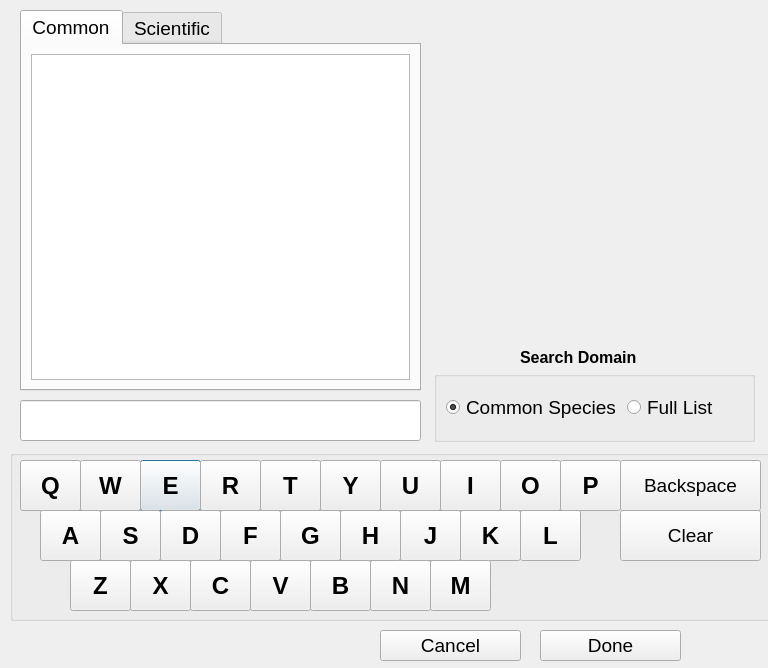
<?xml version="1.0" encoding="UTF-8"?>
<ui version="4.0">
 <class>Dialog</class>
 <widget class="QDialog" name="Dialog">
  <property name="geometry">
   <rect>
    <x>0</x>
    <y>0</y>
    <width>768</width>
    <height>668</height>
   </rect>
  </property>
  <property name="windowTitle">
   <string>Choose Species</string>
  </property>
  <widget class="QLineEdit" name="le_species">
   <property name="geometry">
    <rect>
     <x>20</x>
     <y>400</y>
     <width>401</width>
     <height>41</height>
    </rect>
   </property>
   <property name="font">
    <font>
     <pointsize>14</pointsize>
    </font>
   </property>
  </widget>
  <widget class="QTabWidget" name="nameTab">
   <property name="geometry">
    <rect>
     <x>20</x>
     <y>10</y>
     <width>401</width>
     <height>381</height>
    </rect>
   </property>
   <property name="font">
    <font>
     <pointsize>14</pointsize>
    </font>
   </property>
   <property name="currentIndex">
    <number>0</number>
   </property>
   <widget class="QWidget" name="tab">
    <attribute name="title">
     <string>Common</string>
    </attribute>
    <layout class="QHBoxLayout" name="horizontalLayout_4">
     <item>
      <widget class="QListWidget" name="lw_com">
       <property name="font">
        <font>
         <pointsize>14</pointsize>
        </font>
       </property>
       <property name="editTriggers">
        <set>QAbstractItemView::NoEditTriggers</set>
       </property>
      </widget>
     </item>
    </layout>
   </widget>
   <widget class="QWidget" name="tab_2">
    <attribute name="title">
     <string>Scientific</string>
    </attribute>
    <layout class="QHBoxLayout" name="horizontalLayout_2">
     <item>
      <widget class="QListWidget" name="lw_sci">
       <property name="font">
        <font>
         <pointsize>14</pointsize>
        </font>
       </property>
      </widget>
     </item>
    </layout>
   </widget>
  </widget>
  <widget class="QLabel" name="picLabel">
   <property name="geometry">
    <rect>
     <x>436</x>
     <y>99</y>
     <width>331</width>
     <height>211</height>
    </rect>
   </property>
   <property name="frameShape">
    <enum>QFrame::NoFrame</enum>
   </property>
   <property name="frameShadow">
    <enum>QFrame::Plain</enum>
   </property>
   <property name="text">
    <string/>
   </property>
  </widget>
  <widget class="QGroupBox" name="groupBox">
   <property name="geometry">
    <rect>
     <x>10</x>
     <y>450</y>
     <width>761</width>
     <height>171</height>
    </rect>
   </property>
   <property name="minimumSize">
    <size>
     <width>621</width>
     <height>0</height>
    </size>
   </property>
   <property name="title">
    <string/>
   </property>
   <widget class="QPushButton" name="E_Btn">
    <property name="geometry">
     <rect>
      <x>130</x>
      <y>10</y>
      <width>61</width>
      <height>51</height>
     </rect>
    </property>
    <property name="font">
     <font>
      <pointsize>18</pointsize>
      <weight>75</weight>
      <bold>true</bold>
     </font>
    </property>
    <property name="text">
     <string>E</string>
    </property>
   </widget>
   <widget class="QPushButton" name="I_Btn">
    <property name="geometry">
     <rect>
      <x>430</x>
      <y>10</y>
      <width>61</width>
      <height>51</height>
     </rect>
    </property>
    <property name="font">
     <font>
      <pointsize>18</pointsize>
      <weight>75</weight>
      <bold>true</bold>
     </font>
    </property>
    <property name="text">
     <string>I</string>
    </property>
   </widget>
   <widget class="QPushButton" name="O_Btn">
    <property name="geometry">
     <rect>
      <x>490</x>
      <y>10</y>
      <width>61</width>
      <height>51</height>
     </rect>
    </property>
    <property name="font">
     <font>
      <pointsize>18</pointsize>
      <weight>75</weight>
      <bold>true</bold>
     </font>
    </property>
    <property name="text">
     <string>O</string>
    </property>
   </widget>
   <widget class="QPushButton" name="U_Btn">
    <property name="geometry">
     <rect>
      <x>370</x>
      <y>10</y>
      <width>61</width>
      <height>51</height>
     </rect>
    </property>
    <property name="font">
     <font>
      <pointsize>18</pointsize>
      <weight>75</weight>
      <bold>true</bold>
     </font>
    </property>
    <property name="text">
     <string>U</string>
    </property>
   </widget>
   <widget class="QPushButton" name="N_Btn">
    <property name="geometry">
     <rect>
      <x>360</x>
      <y>110</y>
      <width>61</width>
      <height>51</height>
     </rect>
    </property>
    <property name="font">
     <font>
      <pointsize>18</pointsize>
      <weight>75</weight>
      <bold>true</bold>
     </font>
    </property>
    <property name="text">
     <string>N</string>
    </property>
   </widget>
   <widget class="QPushButton" name="D_Btn">
    <property name="geometry">
     <rect>
      <x>150</x>
      <y>60</y>
      <width>61</width>
      <height>51</height>
     </rect>
    </property>
    <property name="font">
     <font>
      <pointsize>18</pointsize>
      <weight>75</weight>
      <bold>true</bold>
     </font>
    </property>
    <property name="text">
     <string>D</string>
    </property>
   </widget>
   <widget class="QPushButton" name="G_Btn">
    <property name="geometry">
     <rect>
      <x>270</x>
      <y>60</y>
      <width>61</width>
      <height>51</height>
     </rect>
    </property>
    <property name="font">
     <font>
      <pointsize>18</pointsize>
      <weight>75</weight>
      <bold>true</bold>
     </font>
    </property>
    <property name="text">
     <string>G</string>
    </property>
   </widget>
   <widget class="QPushButton" name="K_Btn">
    <property name="geometry">
     <rect>
      <x>450</x>
      <y>60</y>
      <width>61</width>
      <height>51</height>
     </rect>
    </property>
    <property name="font">
     <font>
      <pointsize>18</pointsize>
      <weight>75</weight>
      <bold>true</bold>
     </font>
    </property>
    <property name="text">
     <string>K</string>
    </property>
   </widget>
   <widget class="QPushButton" name="R_Btn">
    <property name="geometry">
     <rect>
      <x>190</x>
      <y>10</y>
      <width>61</width>
      <height>51</height>
     </rect>
    </property>
    <property name="font">
     <font>
      <pointsize>18</pointsize>
      <weight>75</weight>
      <bold>true</bold>
     </font>
    </property>
    <property name="text">
     <string>R</string>
    </property>
   </widget>
   <widget class="QPushButton" name="F_Btn">
    <property name="geometry">
     <rect>
      <x>210</x>
      <y>60</y>
      <width>61</width>
      <height>51</height>
     </rect>
    </property>
    <property name="font">
     <font>
      <pointsize>18</pointsize>
      <weight>75</weight>
      <bold>true</bold>
     </font>
    </property>
    <property name="text">
     <string>F</string>
    </property>
   </widget>
   <widget class="QPushButton" name="P_Btn">
    <property name="geometry">
     <rect>
      <x>550</x>
      <y>10</y>
      <width>61</width>
      <height>51</height>
     </rect>
    </property>
    <property name="font">
     <font>
      <pointsize>18</pointsize>
      <weight>75</weight>
      <bold>true</bold>
     </font>
    </property>
    <property name="text">
     <string>P</string>
    </property>
   </widget>
   <widget class="QPushButton" name="Q_Btn">
    <property name="geometry">
     <rect>
      <x>10</x>
      <y>10</y>
      <width>61</width>
      <height>51</height>
     </rect>
    </property>
    <property name="font">
     <font>
      <pointsize>18</pointsize>
      <weight>75</weight>
      <bold>true</bold>
     </font>
    </property>
    <property name="text">
     <string>Q</string>
    </property>
   </widget>
   <widget class="QPushButton" name="T_Btn">
    <property name="geometry">
     <rect>
      <x>250</x>
      <y>10</y>
      <width>61</width>
      <height>51</height>
     </rect>
    </property>
    <property name="font">
     <font>
      <pointsize>18</pointsize>
      <weight>75</weight>
      <bold>true</bold>
     </font>
    </property>
    <property name="text">
     <string>T</string>
    </property>
   </widget>
   <widget class="QPushButton" name="L_Btn">
    <property name="geometry">
     <rect>
      <x>510</x>
      <y>60</y>
      <width>61</width>
      <height>51</height>
     </rect>
    </property>
    <property name="font">
     <font>
      <pointsize>18</pointsize>
      <weight>75</weight>
      <bold>true</bold>
     </font>
    </property>
    <property name="text">
     <string>L</string>
    </property>
   </widget>
   <widget class="QPushButton" name="W_Btn">
    <property name="geometry">
     <rect>
      <x>70</x>
      <y>10</y>
      <width>61</width>
      <height>51</height>
     </rect>
    </property>
    <property name="font">
     <font>
      <pointsize>18</pointsize>
      <weight>75</weight>
      <bold>true</bold>
     </font>
    </property>
    <property name="text">
     <string>W</string>
    </property>
   </widget>
   <widget class="QPushButton" name="V_Btn">
    <property name="geometry">
     <rect>
      <x>240</x>
      <y>110</y>
      <width>61</width>
      <height>51</height>
     </rect>
    </property>
    <property name="font">
     <font>
      <pointsize>18</pointsize>
      <weight>75</weight>
      <bold>true</bold>
     </font>
    </property>
    <property name="text">
     <string>V</string>
    </property>
   </widget>
   <widget class="QPushButton" name="S_Btn">
    <property name="geometry">
     <rect>
      <x>90</x>
      <y>60</y>
      <width>61</width>
      <height>51</height>
     </rect>
    </property>
    <property name="font">
     <font>
      <pointsize>18</pointsize>
      <weight>75</weight>
      <bold>true</bold>
     </font>
    </property>
    <property name="text">
     <string>S</string>
    </property>
   </widget>
   <widget class="QPushButton" name="M_Btn">
    <property name="geometry">
     <rect>
      <x>420</x>
      <y>110</y>
      <width>61</width>
      <height>51</height>
     </rect>
    </property>
    <property name="font">
     <font>
      <pointsize>18</pointsize>
      <weight>75</weight>
      <bold>true</bold>
     </font>
    </property>
    <property name="text">
     <string>M</string>
    </property>
   </widget>
   <widget class="QPushButton" name="Y_Btn">
    <property name="geometry">
     <rect>
      <x>310</x>
      <y>10</y>
      <width>61</width>
      <height>51</height>
     </rect>
    </property>
    <property name="font">
     <font>
      <pointsize>18</pointsize>
      <weight>75</weight>
      <bold>true</bold>
     </font>
    </property>
    <property name="text">
     <string>Y</string>
    </property>
   </widget>
   <widget class="QPushButton" name="X_Btn">
    <property name="geometry">
     <rect>
      <x>120</x>
      <y>110</y>
      <width>61</width>
      <height>51</height>
     </rect>
    </property>
    <property name="font">
     <font>
      <pointsize>18</pointsize>
      <weight>75</weight>
      <bold>true</bold>
     </font>
    </property>
    <property name="text">
     <string>X</string>
    </property>
   </widget>
   <widget class="QPushButton" name="A_Btn">
    <property name="geometry">
     <rect>
      <x>30</x>
      <y>60</y>
      <width>61</width>
      <height>51</height>
     </rect>
    </property>
    <property name="font">
     <font>
      <pointsize>18</pointsize>
      <weight>75</weight>
      <bold>true</bold>
     </font>
    </property>
    <property name="text">
     <string>A</string>
    </property>
   </widget>
   <widget class="QPushButton" name="H_Btn">
    <property name="geometry">
     <rect>
      <x>330</x>
      <y>60</y>
      <width>61</width>
      <height>51</height>
     </rect>
    </property>
    <property name="font">
     <font>
      <pointsize>18</pointsize>
      <weight>75</weight>
      <bold>true</bold>
     </font>
    </property>
    <property name="text">
     <string>H</string>
    </property>
   </widget>
   <widget class="QPushButton" name="J_Btn">
    <property name="geometry">
     <rect>
      <x>390</x>
      <y>60</y>
      <width>61</width>
      <height>51</height>
     </rect>
    </property>
    <property name="font">
     <font>
      <pointsize>18</pointsize>
      <weight>75</weight>
      <bold>true</bold>
     </font>
    </property>
    <property name="text">
     <string>J</string>
    </property>
   </widget>
   <widget class="QPushButton" name="Z_Btn">
    <property name="geometry">
     <rect>
      <x>60</x>
      <y>110</y>
      <width>61</width>
      <height>51</height>
     </rect>
    </property>
    <property name="font">
     <font>
      <pointsize>18</pointsize>
      <weight>75</weight>
      <bold>true</bold>
     </font>
    </property>
    <property name="text">
     <string>Z</string>
    </property>
   </widget>
   <widget class="QPushButton" name="C_Btn">
    <property name="geometry">
     <rect>
      <x>180</x>
      <y>110</y>
      <width>61</width>
      <height>51</height>
     </rect>
    </property>
    <property name="font">
     <font>
      <pointsize>18</pointsize>
      <weight>75</weight>
      <bold>true</bold>
     </font>
    </property>
    <property name="text">
     <string>C</string>
    </property>
   </widget>
   <widget class="QPushButton" name="B_Btn">
    <property name="geometry">
     <rect>
      <x>300</x>
      <y>110</y>
      <width>61</width>
      <height>51</height>
     </rect>
    </property>
    <property name="font">
     <font>
      <pointsize>18</pointsize>
      <weight>75</weight>
      <bold>true</bold>
     </font>
    </property>
    <property name="text">
     <string>B</string>
    </property>
   </widget>
   <widget class="QPushButton" name="backBtn">
    <property name="geometry">
     <rect>
      <x>610</x>
      <y>10</y>
      <width>141</width>
      <height>51</height>
     </rect>
    </property>
    <property name="font">
     <font>
      <pointsize>14</pointsize>
      <weight>50</weight>
      <bold>false</bold>
     </font>
    </property>
    <property name="text">
     <string>Backspace</string>
    </property>
   </widget>
   <widget class="QPushButton" name="clearBtn">
    <property name="geometry">
     <rect>
      <x>610</x>
      <y>60</y>
      <width>141</width>
      <height>51</height>
     </rect>
    </property>
    <property name="font">
     <font>
      <pointsize>14</pointsize>
     </font>
    </property>
    <property name="text">
     <string>Clear</string>
    </property>
   </widget>
  </widget>
  <widget class="QLabel" name="spcLabel">
   <property name="geometry">
    <rect>
     <x>450</x>
     <y>30</y>
     <width>311</width>
     <height>51</height>
    </rect>
   </property>
   <property name="font">
    <font>
     <pointsize>18</pointsize>
    </font>
   </property>
   <property name="text">
    <string/>
   </property>
  </widget>
  <widget class="QPushButton" name="doneBtn">
   <property name="geometry">
    <rect>
     <x>540</x>
     <y>630</y>
     <width>141</width>
     <height>31</height>
    </rect>
   </property>
   <property name="minimumSize">
    <size>
     <width>141</width>
     <height>0</height>
    </size>
   </property>
   <property name="font">
    <font>
     <pointsize>14</pointsize>
    </font>
   </property>
   <property name="text">
    <string>Done</string>
   </property>
  </widget>
  <widget class="QPushButton" name="pb_cancel">
   <property name="geometry">
    <rect>
     <x>380</x>
     <y>630</y>
     <width>141</width>
     <height>31</height>
    </rect>
   </property>
   <property name="minimumSize">
    <size>
     <width>141</width>
     <height>0</height>
    </size>
   </property>
   <property name="font">
    <font>
     <pointsize>14</pointsize>
    </font>
   </property>
   <property name="text">
    <string>Cancel</string>
   </property>
  </widget>
  <widget class="QGroupBox" name="groupBox_2">
   <property name="geometry">
    <rect>
     <x>434</x>
     <y>371</y>
     <width>321</width>
     <height>71</height>
    </rect>
   </property>
   <property name="title">
    <string/>
   </property>
   <layout class="QHBoxLayout" name="horizontalLayout_3">
    <item>
     <widget class="QRadioButton" name="r_com_stom">
      <property name="font">
       <font>
        <pointsize>14</pointsize>
       </font>
      </property>
      <property name="text">
       <string>Common Species</string>
      </property>
      <property name="checked">
       <bool>true</bool>
      </property>
     </widget>
    </item>
    <item>
     <widget class="QRadioButton" name="r_full">
      <property name="font">
       <font>
        <pointsize>14</pointsize>
       </font>
      </property>
      <property name="text">
       <string>Full List</string>
      </property>
      <property name="checked">
       <bool>false</bool>
      </property>
      <property name="autoRepeat">
       <bool>false</bool>
      </property>
     </widget>
    </item>
   </layout>
  </widget>
  <widget class="QLabel" name="label">
   <property name="geometry">
    <rect>
     <x>520</x>
     <y>340</y>
     <width>121</width>
     <height>34</height>
    </rect>
   </property>
   <property name="font">
    <font>
     <pointsize>12</pointsize>
     <weight>75</weight>
     <bold>true</bold>
    </font>
   </property>
   <property name="text">
    <string>Search Domain</string>
   </property>
   <property name="alignment">
    <set>Qt::AlignLeading|Qt::AlignLeft|Qt::AlignVCenter</set>
   </property>
  </widget>
 </widget>
 <resources/>
 <connections/>
</ui>
